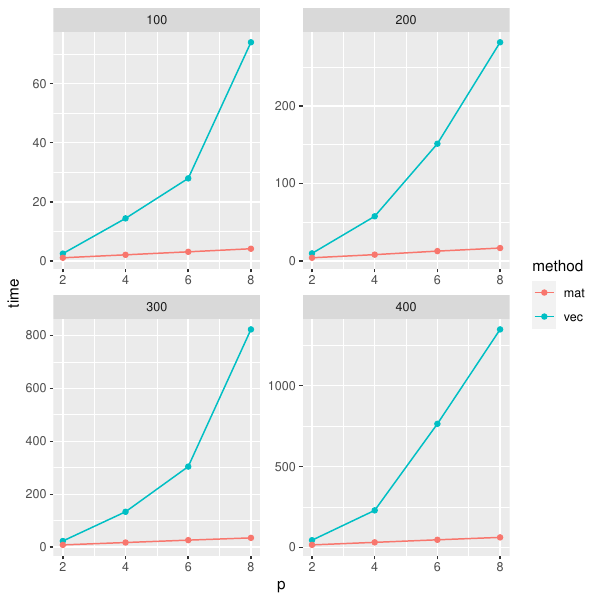

Reproduce this figure in R.

require(tidyverse)

res_vec = read.csv("res_vec.csv", header = F)
res_mat = read.csv("res_mat.csv", header = F)

colnames(res_vec) = c("2","4","6","8")
colnames(res_mat) = c("2","4","6","8")

res_vec = cbind(res_vec,n = c("100","200","300","400"))
res_mat = cbind(res_mat,n = c("100","200","300","400"))


res_vec = res_vec %>% pivot_longer(cols = c("2","4","6","8"),names_to = "p", values_to = "time") %>%
                      mutate(method="vec")
res_mat = res_mat %>% pivot_longer(cols = c("2","4","6","8"),names_to = "p", values_to = "time") %>%
                      mutate(method = "mat")


res_glob = rbind(res_vec,res_mat)

res_glob = res_glob %>% mutate(p = as.numeric(p))

p = ggplot(data=res_glob, aes(x=p, y=time, col=method)) + facet_wrap( ~ n, nrow = 2, scales = "free")+
  geom_line()+
  geom_point()


ggsave(
  "timeCompa.pdf",
  plot = p,
  device = "pdf", width = 6, height=6
)